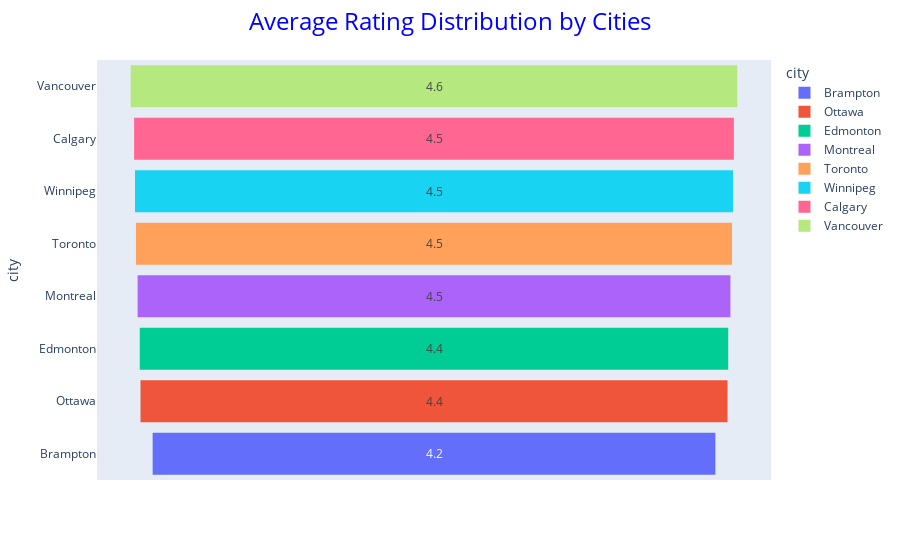

The cell this chart's notebook holds for it:
### Markdown cell above
#### 3. Average Rating distribution by cities:

### Code cell
ratings_city = df.groupby(['city'], as_index= False)['star'].mean().sort_values('star', ascending =True)
# Create funnel
fig = px.funnel(ratings_city, x='star', y='city', text='star', color='city')
fig.update_traces(texttemplate="%{text:.1f}")
fig.update_layout(
    title={
        'text': 'Average Rating Distribution by Cities',
        'font': {'size': 24, 'color': 'blue'},
        'x': 0.5, # Centers the title (0.5 is the center of the plot area)
        'xanchor': 'center'
    }
)
# Display the figure
fig.show()

### Figure 1 — Plotly figure (JSON) as saved in the notebook; plotly's stock layout.template omitted (floating-point values rounded to 4 significant figures)
{"data": [{"hovertemplate": "city=%{y}<br>star=%{text}<extra></extra>", "legendgroup": "Brampton", "marker": {"color": "#636efa"}, "name": "Brampton", "orientation": "h", "showlegend": true, "text": [4.227], "texttemplate": "%{text:.1f}", "type": "funnel", "x": [4.227], "xaxis": "x", "y": ["Brampton"], "yaxis": "y"}, {"hovertemplate": "city=%{y}<br>star=%{text}<extra></extra>", "legendgroup": "Ottawa", "marker": {"color": "#EF553B"}, "name": "Ottawa", "orientation": "h", "showlegend": true, "text": [4.409], "texttemplate": "%{text:.1f}", "type": "funnel", "x": [4.409], "xaxis": "x", "y": ["Ottawa"], "yaxis": "y"}, {"hovertemplate": "city=%{y}<br>star=%{text}<extra></extra>", "legendgroup": "Edmonton", "marker": {"color": "#00cc96"}, "name": "Edmonton", "orientation": "h", "showlegend": true, "text": [4.42], "texttemplate": "%{text:.1f}", "type": "funnel", "x": [4.42], "xaxis": "x", "y": ["Edmonton"], "yaxis": "y"}, {"hovertemplate": "city=%{y}<br>star=%{text}<extra></extra>", "legendgroup": "Montreal", "marker": {"color": "#ab63fa"}, "name": "Montreal", "orientation": "h", "showlegend": true, "text": [4.453], "texttemplate": "%{text:.1f}", "type": "funnel", "x": [4.453], "xaxis": "x", "y": ["Montreal"], "yaxis": "y"}, {"hovertemplate": "city=%{y}<br>star=%{text}<extra></extra>", "legendgroup": "Toronto", "marker": {"color": "#FFA15A"}, "name": "Toronto", "orientation": "h", "showlegend": true, "text": [4.477], "texttemplate": "%{text:.1f}", "type": "funnel", "x": [4.477], "xaxis": "x", "y": ["Toronto"], "yaxis": "y"}, {"hovertemplate": "city=%{y}<br>star=%{text}<extra></extra>", "legendgroup": "Winnipeg", "marker": {"color": "#19d3f3"}, "name": "Winnipeg", "orientation": "h", "showlegend": true, "text": [4.492], "texttemplate": "%{text:.1f}", "type": "funnel", "x": [4.492], "xaxis": "x", "y": ["Winnipeg"], "yaxis": "y"}, {"hovertemplate": "city=%{y}<br>star=%{text}<extra></extra>", "legendgroup": "Calgary", "marker": {"color": "#FF6692"}, "name": "Calgary", "orientation": "h", "showlegend": true, "text": [4.505], "texttemplate": "%{text:.1f}", "type": "funnel", "x": [4.505], "xaxis": "x", "y": ["Calgary"], "yaxis": "y"}, {"hovertemplate": "city=%{y}<br>star=%{text}<extra></extra>", "legendgroup": "Vancouver", "marker": {"color": "#B6E880"}, "name": "Vancouver", "orientation": "h", "showlegend": true, "text": [4.557], "texttemplate": "%{text:.1f}", "type": "funnel", "x": [4.557], "xaxis": "x", "y": ["Vancouver"], "yaxis": "y"}], "layout": {"legend": {"title": {"text": "city"}, "tracegroupgap": 0}, "margin": {"t": 60}, "title": {"font": {"color": "blue", "size": 24}, "text": "Average Rating Distribution by Cities", "x": 0.5, "xanchor": "center"}, "xaxis": {"anchor": "y", "domain": [0, 1], "title": {"text": "star"}}, "yaxis": {"anchor": "x", "categoryarray": ["Vancouver", "Calgary", "Winnipeg", "Toronto", "Montreal", "Edmonton", "Ottawa", "Brampton"], "categoryorder": "array", "domain": [0, 1], "title": {"text": "city"}}}}
